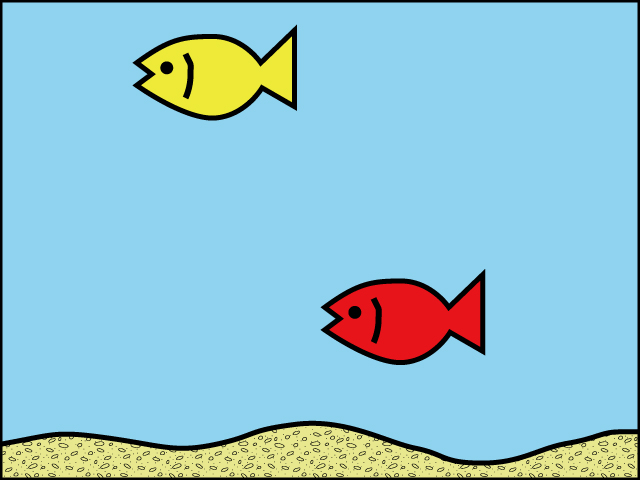
//> input picture imgProc/final_kadai/kadai4/issue4.jpg, 640 x 480 px
$ ./issue4_k23023   (built with g++ and OpenCV 4)
//> lines starting //> are read from the running program, lines starting //| are printed output that depends on the picture; after the words box and inside, x2 and y2 are one past the last pixel; in counts of white or black regions, pixels touching at a corner belong together


#include <iostream>
#include <opencv2/opencv.hpp>


// 入力画像
#define TARGET_IMG_FILE "issue4.jpg"

// テンプレート画像
#define TEMPLATE_IMG_FILE "red_fish.jpg"


int main(int argc, const char *argv[])
{
    cv::Mat src_img, template_img, compare_img, result_img;
    cv::Mat src_gray_img, template_gray_img;
    cv::Mat src_bin_img, template_bin_img;

    float s; // 類似度マップ

    // 入力画像
    src_img = cv::imread(TARGET_IMG_FILE, cv::IMREAD_COLOR);
//> src_img is the input picture: 480 rows x 640 cols, CV_8UC3; mean B, G, R 210.9, 196.8, 146.4

    if (src_img.empty())
    {
        fprintf(stderr, "File is not opened.\n");

        return (-1);
    }

    cv::cvtColor(src_img, src_gray_img, cv::COLOR_BGR2GRAY);//入力画像をグレースケールに
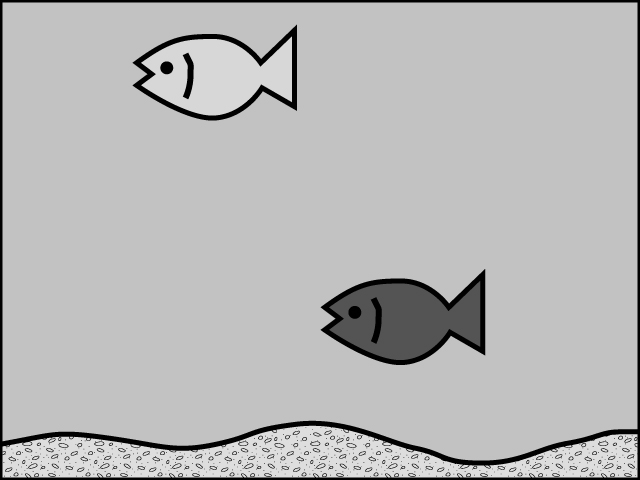
//> src_gray_img: 480 rows x 640 cols, CV_8UC1; min 0, max 224, mean 183.1

    cv::threshold(src_gray_img, src_bin_img, 20, 255, cv::THRESH_BINARY);//入力画像を二値化
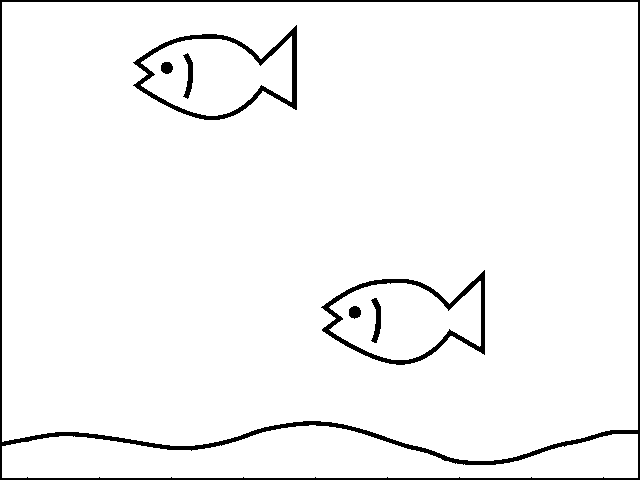
//> src_bin_img: 480 rows x 640 cols, CV_8UC1; 96% white; 7 black regions, largest, box (x1, y1, x2, y2) and area: (0, 0, 640, 480) 7247, (133, 25, 297, 120) 2143, (321, 270, 485, 365) 2113

    // テンプレート画像
    template_img = cv::imread(TEMPLATE_IMG_FILE, cv::IMREAD_COLOR);
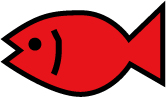
//> input picture imgProc/final_kadai/kadai4/red_fish.jpg, 166 x 97 px
//> template_img is the input picture: 97 rows x 166 cols, CV_8UC3; mean B, G, R 100.2, 97.3, 198.4

    cv::cvtColor(template_img, template_gray_img, cv::COLOR_BGR2GRAY);//テンプレート画像をグレースケールに
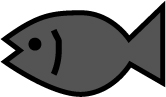
//> template_gray_img: 97 rows x 166 cols, CV_8UC1; min 0, max 255, mean 127.9
    cv::threshold(template_gray_img, template_bin_img, 20, 255, cv::THRESH_BINARY);//テンプレート画像を二値化
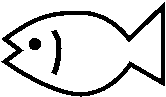
//> template_bin_img: 97 rows x 166 cols, CV_8UC1; 84.7% white; 3 black regions, box (x1, y1, x2, y2) and area: (1, 2, 165, 97) 2105, (51, 30, 62, 75) 241, (29, 38, 41, 50) 120

    // 類似度マップの初期化
    compare_img = cv::Mat(cv::Size(src_img.rows - template_img.rows + 1, src_img.cols - template_img.cols + 1), CV_32F, 1);

    // 結果画像の初期化、コピー
    result_img = cv::Mat(src_img.size(), CV_8UC1);
    result_img = src_img.clone(); // 画像のコピー


    // テンプレートマッチング

    cv::matchTemplate(src_bin_img, template_bin_img, compare_img, cv::TM_SQDIFF_NORMED);
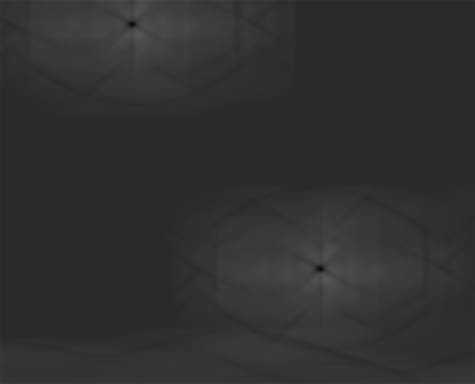
//> compare_img: 384 rows x 475 cols, CV_32FC1; min 0.0119, max 0.339, mean 0.191


    // 長方形の表示

    for (int y = 0; y < compare_img.rows; y++)
        {
            for (int x = 0; x < compare_img.cols; x++)
            {
                float s = compare_img.at<float>(y, x);
                if (s < 0.03)
                { // 閾値以下

                    // 長方形の表示
                    cv::rectangle(result_img, cv::Point(x,y),
                                  cv::Point(x + template_img.cols,
                                            y + template_img.rows),
                                  CV_RGB(255,0,0), 2);

                }
            }
        }
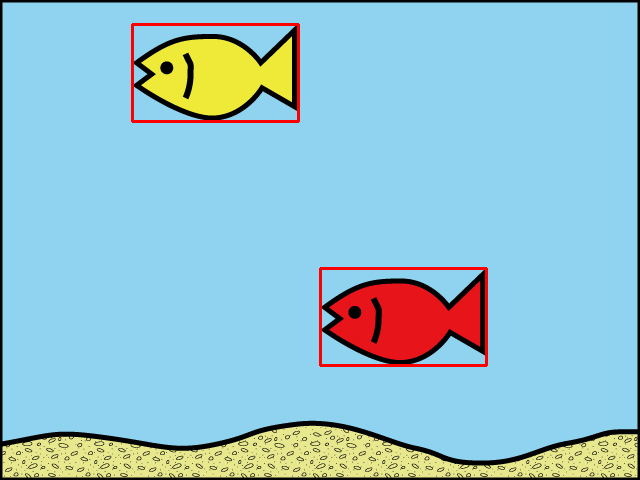
//> result_img: 480 rows x 640 cols, CV_8UC3; 1.02% of pixels changed, all inside (x1, y1, x2, y2) = (131, 23, 488, 367)
//> after the loop, s = 0


    // 探索画像の描画
    cv::imshow("input", src_img);         // 入力画像
    cv::imshow("template", template_img); // テンプレート画像
    cv::imshow("result", result_img);     // 結果画像
    // キー入力待ち
    cv::waitKey(0);

    return 0;
}
